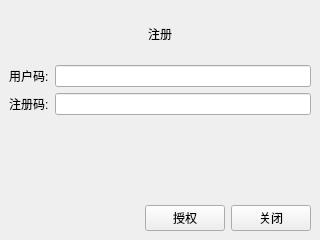
<?xml version="1.0" encoding="UTF-8"?>
<ui version="4.0">
 <class>CRegisterDialog</class>
 <widget class="QDialog" name="CRegisterDialog">
  <property name="geometry">
   <rect>
    <x>0</x>
    <y>0</y>
    <width>320</width>
    <height>240</height>
   </rect>
  </property>
  <property name="windowTitle">
   <string>注册工具</string>
  </property>
  <layout class="QVBoxLayout" name="verticalLayout_2">
   <property name="spacing">
    <number>0</number>
   </property>
   <property name="leftMargin">
    <number>0</number>
   </property>
   <property name="topMargin">
    <number>0</number>
   </property>
   <property name="rightMargin">
    <number>0</number>
   </property>
   <property name="bottomMargin">
    <number>0</number>
   </property>
   <item>
    <widget class="QStackedWidget" name="content">
     <property name="currentIndex">
      <number>1</number>
     </property>
     <widget class="QWidget" name="page_generate">
      <layout class="QVBoxLayout" name="verticalLayout">
       <item>
        <widget class="QLabel" name="label_4">
         <property name="sizePolicy">
          <sizepolicy hsizetype="Preferred" vsizetype="Fixed">
           <horstretch>0</horstretch>
           <verstretch>0</verstretch>
          </sizepolicy>
         </property>
         <property name="minimumSize">
          <size>
           <width>0</width>
           <height>50</height>
          </size>
         </property>
         <property name="maximumSize">
          <size>
           <width>16777215</width>
           <height>50</height>
          </size>
         </property>
         <property name="text">
          <string>注册工具</string>
         </property>
         <property name="alignment">
          <set>Qt::AlignCenter</set>
         </property>
        </widget>
       </item>
       <item>
        <layout class="QFormLayout" name="formLayout">
         <property name="labelAlignment">
          <set>Qt::AlignRight|Qt::AlignTrailing|Qt::AlignVCenter</set>
         </property>
         <item row="0" column="0">
          <widget class="QLabel" name="label">
           <property name="text">
            <string>用户码:</string>
           </property>
          </widget>
         </item>
         <item row="0" column="1">
          <widget class="QLineEdit" name="edt_usercode1"/>
         </item>
         <item row="1" column="0">
          <widget class="QLabel" name="label_2">
           <property name="text">
            <string>有效日期:</string>
           </property>
          </widget>
         </item>
         <item row="2" column="0">
          <widget class="QLabel" name="label_3">
           <property name="text">
            <string>注册码:</string>
           </property>
          </widget>
         </item>
         <item row="2" column="1">
          <widget class="QLineEdit" name="edt_registercode1"/>
         </item>
         <item row="1" column="1">
          <widget class="QDateEdit" name="dt_validdate">
           <property name="alignment">
            <set>Qt::AlignCenter</set>
           </property>
           <property name="displayFormat">
            <string>yyyy-MM-dd</string>
           </property>
           <property name="calendarPopup">
            <bool>true</bool>
           </property>
          </widget>
         </item>
        </layout>
       </item>
       <item>
        <widget class="QLabel" name="lb_tips1">
         <property name="sizePolicy">
          <sizepolicy hsizetype="Preferred" vsizetype="Fixed">
           <horstretch>0</horstretch>
           <verstretch>0</verstretch>
          </sizepolicy>
         </property>
         <property name="minimumSize">
          <size>
           <width>0</width>
           <height>32</height>
          </size>
         </property>
         <property name="maximumSize">
          <size>
           <width>16777215</width>
           <height>32</height>
          </size>
         </property>
         <property name="text">
          <string/>
         </property>
         <property name="alignment">
          <set>Qt::AlignLeading|Qt::AlignLeft|Qt::AlignVCenter</set>
         </property>
        </widget>
       </item>
       <item>
        <spacer name="verticalSpacer">
         <property name="orientation">
          <enum>Qt::Vertical</enum>
         </property>
         <property name="sizeHint" stdset="0">
          <size>
           <width>20</width>
           <height>40</height>
          </size>
         </property>
        </spacer>
       </item>
       <item>
        <layout class="QHBoxLayout" name="horizontalLayout">
         <item>
          <spacer name="horizontalSpacer">
           <property name="orientation">
            <enum>Qt::Horizontal</enum>
           </property>
           <property name="sizeHint" stdset="0">
            <size>
             <width>40</width>
             <height>20</height>
            </size>
           </property>
          </spacer>
         </item>
         <item>
          <widget class="QPushButton" name="btn_generate">
           <property name="text">
            <string>生成</string>
           </property>
          </widget>
         </item>
        </layout>
       </item>
      </layout>
     </widget>
     <widget class="QWidget" name="page_register">
      <layout class="QVBoxLayout" name="verticalLayout_3">
       <item>
        <widget class="QLabel" name="label_5">
         <property name="sizePolicy">
          <sizepolicy hsizetype="Preferred" vsizetype="Fixed">
           <horstretch>0</horstretch>
           <verstretch>0</verstretch>
          </sizepolicy>
         </property>
         <property name="minimumSize">
          <size>
           <width>0</width>
           <height>50</height>
          </size>
         </property>
         <property name="maximumSize">
          <size>
           <width>16777215</width>
           <height>50</height>
          </size>
         </property>
         <property name="text">
          <string>注册</string>
         </property>
         <property name="alignment">
          <set>Qt::AlignCenter</set>
         </property>
        </widget>
       </item>
       <item>
        <layout class="QFormLayout" name="formLayout_2">
         <property name="labelAlignment">
          <set>Qt::AlignRight|Qt::AlignTrailing|Qt::AlignVCenter</set>
         </property>
         <item row="0" column="0">
          <widget class="QLabel" name="label_6">
           <property name="text">
            <string>用户码:</string>
           </property>
          </widget>
         </item>
         <item row="0" column="1">
          <widget class="QLineEdit" name="edt_usercode2">
           <property name="readOnly">
            <bool>true</bool>
           </property>
          </widget>
         </item>
         <item row="1" column="0">
          <widget class="QLabel" name="label_7">
           <property name="text">
            <string>注册码:</string>
           </property>
          </widget>
         </item>
         <item row="1" column="1">
          <widget class="QLineEdit" name="edt_registercode2"/>
         </item>
        </layout>
       </item>
       <item>
        <widget class="QLabel" name="lb_tips2">
         <property name="sizePolicy">
          <sizepolicy hsizetype="Preferred" vsizetype="Minimum">
           <horstretch>0</horstretch>
           <verstretch>0</verstretch>
          </sizepolicy>
         </property>
         <property name="minimumSize">
          <size>
           <width>0</width>
           <height>32</height>
          </size>
         </property>
         <property name="text">
          <string/>
         </property>
         <property name="alignment">
          <set>Qt::AlignCenter</set>
         </property>
        </widget>
       </item>
       <item>
        <spacer name="verticalSpacer_2">
         <property name="orientation">
          <enum>Qt::Vertical</enum>
         </property>
         <property name="sizeHint" stdset="0">
          <size>
           <width>20</width>
           <height>40</height>
          </size>
         </property>
        </spacer>
       </item>
       <item>
        <layout class="QHBoxLayout" name="horizontalLayout_2">
         <item>
          <spacer name="horizontalSpacer_2">
           <property name="orientation">
            <enum>Qt::Horizontal</enum>
           </property>
           <property name="sizeHint" stdset="0">
            <size>
             <width>40</width>
             <height>20</height>
            </size>
           </property>
          </spacer>
         </item>
         <item>
          <widget class="QPushButton" name="btn_register">
           <property name="text">
            <string>授权</string>
           </property>
          </widget>
         </item>
         <item>
          <widget class="QPushButton" name="btn_close">
           <property name="text">
            <string>关闭</string>
           </property>
          </widget>
         </item>
        </layout>
       </item>
      </layout>
     </widget>
    </widget>
   </item>
  </layout>
 </widget>
 <resources/>
 <connections/>
</ui>
